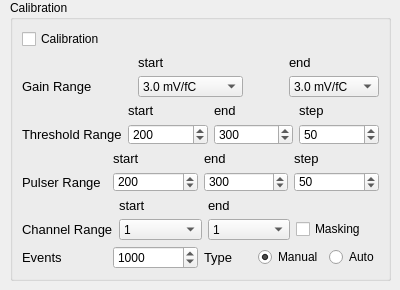
    <widget class="QWidget" name="tab">
     <attribute name="title">
      <string>Tab 1</string>
     </attribute>
     <widget class="QGroupBox" name="groupBox_9">
      <property name="geometry">
       <rect>
        <x>10</x>
        <y>0</y>
        <width>381</width>
        <height>281</height>
       </rect>
      </property>
      <property name="title">
       <string>Calibration</string>
      </property>
      <layout class="QGridLayout" name="gridLayout_8">
       <item row="5" column="1">
        <layout class="QHBoxLayout" name="horizontalLayout_18">
         <item>
          <widget class="QLabel" name="label_32">
           <property name="font">
            <font>
             <pointsize>10</pointsize>
            </font>
           </property>
           <property name="text">
            <string>Type</string>
           </property>
          </widget>
         </item>
         <item>
          <widget class="QRadioButton" name="manCalib_2">
           <property name="font">
            <font>
             <pointsize>9</pointsize>
            </font>
           </property>
           <property name="text">
            <string>Manual</string>
           </property>
           <property name="checked">
            <bool>true</bool>
           </property>
          </widget>
         </item>
         <item>
          <widget class="QRadioButton" name="autoCalib_2">
           <property name="font">
            <font>
             <pointsize>9</pointsize>
            </font>
           </property>
           <property name="text">
            <string>Auto</string>
           </property>
          </widget>
         </item>
        </layout>
       </item>
       <item row="1" column="0" colspan="2">
        <layout class="QGridLayout" name="gridLayout_3" columnstretch="0,0,1,0,0">
         <item row="1" column="2">
          <widget class="QComboBox" name="sg_cal_min_2">
           <property name="font">
            <font>
             <family>Arial</family>
             <pointsize>9</pointsize>
            </font>
           </property>
           <property name="currentIndex">
            <number>2</number>
           </property>
           <item>
            <property name="text">
             <string>0.5 mV/fC</string>
            </property>
           </item>
           <item>
            <property name="text">
             <string>1.0 mV/fC</string>
            </property>
           </item>
           <item>
            <property name="text">
             <string>3.0 mV/fC</string>
            </property>
           </item>
           <item>
            <property name="text">
             <string>4.5 mV/fC</string>
            </property>
           </item>
           <item>
            <property name="text">
             <string>6.0 mV/fC</string>
            </property>
           </item>
           <item>
            <property name="text">
             <string>9.0 mV/fC</string>
            </property>
           </item>
           <item>
            <property name="text">
             <string>12.0 mV/fC</string>
            </property>
           </item>
           <item>
            <property name="text">
             <string>16.0 mV/fC</string>
            </property>
           </item>
          </widget>
         </item>
         <item row="1" column="4">
          <widget class="QComboBox" name="sg_cal_max_2">
           <property name="font">
            <font>
             <family>Arial</family>
             <pointsize>9</pointsize>
            </font>
           </property>
           <property name="currentIndex">
            <number>2</number>
           </property>
           <item>
            <property name="text">
             <string>0.5 mV/fC</string>
            </property>
           </item>
           <item>
            <property name="text">
             <string>1.0 mV/fC</string>
            </property>
           </item>
           <item>
            <property name="text">
             <string>3.0 mV/fC</string>
            </property>
           </item>
           <item>
            <property name="text">
             <string>4.5 mV/fC</string>
            </property>
           </item>
           <item>
            <property name="text">
             <string>6.0 mV/fC</string>
            </property>
           </item>
           <item>
            <property name="text">
             <string>9.0 mV/fC</string>
            </property>
           </item>
           <item>
            <property name="text">
             <string>12.0 mV/fC</string>
            </property>
           </item>
           <item>
            <property name="text">
             <string>16.0 mV/fC</string>
            </property>
           </item>
          </widget>
         </item>
         <item row="1" column="0">
          <widget class="QLabel" name="label_19">
           <property name="font">
            <font>
             <pointsize>10</pointsize>
            </font>
           </property>
           <property name="text">
            <string>Gain Range</string>
           </property>
          </widget>
         </item>
         <item row="0" column="4">
          <widget class="QLabel" name="label_31">
           <property name="font">
            <font>
             <pointsize>10</pointsize>
            </font>
           </property>
           <property name="text">
            <string>end</string>
           </property>
          </widget>
         </item>
         <item row="0" column="2">
          <widget class="QLabel" name="label_30">
           <property name="font">
            <font>
             <pointsize>10</pointsize>
            </font>
           </property>
           <property name="text">
            <string>start</string>
           </property>
          </widget>
         </item>
         <item row="1" column="1">
          <spacer name="horizontalSpacer">
           <property name="orientation">
            <enum>Qt::Horizontal</enum>
           </property>
           <property name="sizeHint" stdset="0">
            <size>
             <width>40</width>
             <height>20</height>
            </size>
           </property>
          </spacer>
         </item>
         <item row="1" column="3">
          <spacer name="horizontalSpacer_2">
           <property name="orientation">
            <enum>Qt::Horizontal</enum>
           </property>
           <property name="sizeHint" stdset="0">
            <size>
             <width>40</width>
             <height>20</height>
            </size>
           </property>
          </spacer>
         </item>
        </layout>
       </item>
       <item row="2" column="0" colspan="2">
        <layout class="QGridLayout" name="gridLayout_5">
         <item row="1" column="1">
          <widget class="QSpinBox" name="sdt_cal_min_2">
           <property name="font">
            <font>
             <family>Arial</family>
             <pointsize>9</pointsize>
            </font>
           </property>
           <property name="maximum">
            <number>1023</number>
           </property>
           <property name="value">
            <number>200</number>
           </property>
          </widget>
         </item>
         <item row="1" column="2">
          <widget class="QSpinBox" name="sdt_cal_max_2">
           <property name="font">
            <font>
             <family>Arial</family>
             <pointsize>9</pointsize>
            </font>
           </property>
           <property name="maximum">
            <number>1023</number>
           </property>
           <property name="value">
            <number>300</number>
           </property>
          </widget>
         </item>
         <item row="1" column="3">
          <widget class="QSpinBox" name="sdt_cal_step_2">
           <property name="font">
            <font>
             <family>Arial</family>
             <pointsize>9</pointsize>
            </font>
           </property>
           <property name="maximum">
            <number>1023</number>
           </property>
           <property name="value">
            <number>50</number>
           </property>
          </widget>
         </item>
         <item row="1" column="0">
          <widget class="QLabel" name="label_26">
           <property name="font">
            <font>
             <pointsize>10</pointsize>
            </font>
           </property>
           <property name="text">
            <string>Threshold Range</string>
           </property>
          </widget>
         </item>
         <item row="0" column="3">
          <widget class="QLabel" name="label_2">
           <property name="font">
            <font>
             <pointsize>10</pointsize>
            </font>
           </property>
           <property name="text">
            <string>step</string>
           </property>
          </widget>
         </item>
         <item row="0" column="2">
          <widget class="QLabel" name="label_16">
           <property name="font">
            <font>
             <pointsize>10</pointsize>
            </font>
           </property>
           <property name="text">
            <string>end</string>
           </property>
          </widget>
         </item>
         <item row="0" column="1">
          <widget class="QLabel" name="label_20">
           <property name="font">
            <font>
             <pointsize>10</pointsize>
            </font>
           </property>
           <property name="text">
            <string>start</string>
           </property>
          </widget>
         </item>
        </layout>
       </item>
       <item row="5" column="0">
        <layout class="QHBoxLayout" name="horizontalLayout_17">
         <item>
          <widget class="QLabel" name="label_24">
           <property name="font">
            <font>
             <pointsize>10</pointsize>
            </font>
           </property>
           <property name="text">
            <string>Events</string>
           </property>
          </widget>
         </item>
         <item>
          <widget class="QSpinBox" name="evCalib_2">
           <property name="font">
            <font>
             <family>Arial</family>
             <pointsize>9</pointsize>
            </font>
           </property>
           <property name="maximum">
            <number>50000</number>
           </property>
           <property name="singleStep">
            <number>100</number>
           </property>
           <property name="value">
            <number>1000</number>
           </property>
          </widget>
         </item>
        </layout>
       </item>
       <item row="3" column="0" colspan="2">
        <layout class="QGridLayout" name="gridLayout_6">
         <item row="1" column="2">
          <widget class="QSpinBox" name="sdp_cal_max_2">
           <property name="font">
            <font>
             <family>Arial</family>
             <pointsize>9</pointsize>
            </font>
           </property>
           <property name="maximum">
            <number>1023</number>
           </property>
           <property name="value">
            <number>300</number>
           </property>
          </widget>
         </item>
         <item row="1" column="0">
          <widget class="QLabel" name="label_25">
           <property name="font">
            <font>
             <pointsize>10</pointsize>
            </font>
           </property>
           <property name="text">
            <string>Pulser Range</string>
           </property>
          </widget>
         </item>
         <item row="1" column="1">
          <widget class="QSpinBox" name="sdp_cal_min_2">
           <property name="font">
            <font>
             <family>Arial</family>
             <pointsize>9</pointsize>
            </font>
           </property>
           <property name="maximum">
            <number>1023</number>
           </property>
           <property name="value">
            <number>200</number>
           </property>
          </widget>
         </item>
         <item row="1" column="3">
          <widget class="QSpinBox" name="sdp_cal_step_2">
           <property name="font">
            <font>
             <family>Arial</family>
             <pointsize>9</pointsize>
            </font>
           </property>
           <property name="maximum">
            <number>1023</number>
           </property>
           <property name="value">
            <number>50</number>
           </property>
          </widget>
         </item>
         <item row="0" column="1">
          <widget class="QLabel" name="label_21">
           <property name="font">
            <font>
             <pointsize>10</pointsize>
            </font>
           </property>
           <property name="text">
            <string>start</string>
           </property>
          </widget>
         </item>
         <item row="0" column="2">
          <widget class="QLabel" name="label_22">
           <property name="font">
            <font>
             <pointsize>10</pointsize>
            </font>
           </property>
           <property name="text">
            <string>end</string>
           </property>
          </widget>
         </item>
         <item row="0" column="3">
          <widget class="QLabel" name="label_23">
           <property name="font">
            <font>
             <pointsize>10</pointsize>
            </font>
           </property>
           <property name="text">
            <string>step</string>
           </property>
          </widget>
         </item>
        </layout>
       </item>
       <item row="4" column="0" colspan="2">
        <layout class="QGridLayout" name="gridLayout_7">
         <item row="1" column="1">
          <widget class="QComboBox" name="chRange_calib_min_2">
           <property name="font">
            <font>
             <family>Arial</family>
             <pointsize>9</pointsize>
            </font>
           </property>
           <item>
            <property name="text">
             <string>1</string>
            </property>
           </item>
           <item>
            <property name="text">
             <string>2</string>
            </property>
           </item>
           <item>
            <property name="text">
             <string>3</string>
            </property>
           </item>
           <item>
            <property name="text">
             <string>4</string>
            </property>
           </item>
           <item>
            <property name="text">
             <string>5</string>
            </property>
           </item>
           <item>
            <property name="text">
             <string>6</string>
            </property>
           </item>
           <item>
            <property name="text">
             <string>7</string>
            </property>
           </item>
           <item>
            <property name="text">
             <string>8</string>
            </property>
           </item>
           <item>
            <property name="text">
             <string>9</string>
            </property>
           </item>
           <item>
            <property name="text">
             <string>10</string>
            </property>
           </item>
           <item>
            <property name="text">
             <string>11</string>
            </property>
           </item>
           <item>
            <property name="text">
             <string>12</string>
            </property>
           </item>
           <item>
            <property name="text">
             <string>13</string>
            </property>
           </item>
           <item>
            <property name="text">
             <string>14</string>
            </property>
           </item>
           <item>
            <property name="text">
             <string>15</string>
            </property>
           </item>
           <item>
            <property name="text">
             <string>16</string>
            </property>
           </item>
           <item>
            <property name="text">
             <string>17</string>
            </property>
           </item>
           <item>
            <property name="text">
             <string>18</string>
            </property>
           </item>
           <item>
            <property name="text">
             <string>19</string>
            </property>
           </item>
           <item>
            <property name="text">
             <string>20</string>
            </property>
           </item>
           <item>
            <property name="text">
             <string>21</string>
            </property>
           </item>
           <item>
            <property name="text">
             <string>22</string>
            </property>
           </item>
           <item>
            <property name="text">
             <string>23</string>
            </property>
           </item>
           <item>
            <property name="text">
             <string>24</string>
            </property>
           </item>
           <item>
            <property name="text">
             <string>25</string>
            </property>
           </item>
           <item>
            <property name="text">
             <string>26</string>
            </property>
           </item>
           <item>
            <property name="text">
             <string>27</string>
            </property>
           </item>
           <item>
            <property name="text">
             <string>28</string>
            </property>
           </item>
           <item>
            <property name="text">
             <string>29</string>
            </property>
           </item>
           <item>
            <property name="text">
             <string>30</string>
            </property>
           </item>
           <item>
            <property name="text">
             <string>31</string>
            </property>
           </item>
           <item>
            <property name="text">
             <string>32</string>
            </property>
           </item>
           <item>
            <property name="text">
             <string>33</string>
            </property>
           </item>
           <item>
            <property name="text">
             <string>34</string>
            </property>
           </item>
           <item>
            <property name="text">
             <string>35</string>
            </property>
           </item>
           <item>
            <property name="text">
             <string>36</string>
            </property>
           </item>
           <item>
            <property name="text">
             <string>37</string>
            </property>
           </item>
           <item>
            <property name="text">
             <string>38</string>
            </property>
           </item>
           <item>
            <property name="text">
             <string>39</string>
            </property>
           </item>
           <item>
            <property name="text">
             <string>40</string>
            </property>
           </item>
           <item>
            <property name="text">
             <string>41</string>
            </property>
           </item>
           <item>
            <property name="text">
             <string>42</string>
            </property>
           </item>
           <item>
            <property name="text">
             <string>43</string>
            </property>
           </item>
           <item>
            <property name="text">
             <string>44</string>
            </property>
           </item>
           <item>
            <property name="text">
             <string>45</string>
            </property>
           </item>
           <item>
            <property name="text">
             <string>46</string>
            </property>
           </item>
           <item>
            <property name="text">
             <string>47</string>
            </property>
           </item>
           <item>
            <property name="text">
             <string>48</string>
            </property>
           </item>
           <item>
            <property name="text">
             <string>49</string>
            </property>
           </item>
           <item>
            <property name="text">
             <string>50</string>
            </property>
           </item>
           <item>
            <property name="text">
             <string>51</string>
            </property>
           </item>
           <item>
            <property name="text">
             <string>52</string>
            </property>
           </item>
           <item>
            <property name="text">
             <string>53</string>
            </property>
           </item>
           <item>
            <property name="text">
             <string>54</string>
            </property>
           </item>
           <item>
            <property name="text">
             <string>55</string>
            </property>
           </item>
           <item>
            <property name="text">
             <string>56</string>
            </property>
           </item>
           <item>
            <property name="text">
             <string>57</string>
            </property>
           </item>
           <item>
            <property name="text">
             <string>58</string>
            </property>
           </item>
           <item>
            <property name="text">
             <string>59</string>
            </property>
           </item>
           <item>
            <property name="text">
             <string>60</string>
            </property>
           </item>
           <item>
            <property name="text">
             <string>61</string>
            </property>
           </item>
           <item>
            <property name="text">
             <string>62</string>
            </property>
           </item>
           <item>
            <property name="text">
             <string>63</string>
            </property>
           </item>
           <item>
            <property name="text">
             <string>64</string>
            </property>
           </item>
          </widget>
         </item>
         <item row="1" column="2">
          <widget class="QComboBox" name="chRange_calib_max_2">
           <property name="font">
            <font>
             <family>Arial</family>
             <pointsize>9</pointsize>
            </font>
           </property>
           <item>
            <property name="text">
             <string>1</string>
            </property>
           </item>
           <item>
            <property name="text">
             <string>2</string>
            </property>
           </item>
           <item>
            <property name="text">
             <string>3</string>
            </property>
           </item>
           <item>
            <property name="text">
             <string>4</string>
            </property>
           </item>
           <item>
            <property name="text">
             <string>5</string>
            </property>
           </item>
           <item>
            <property name="text">
             <string>6</string>
            </property>
           </item>
           <item>
            <property name="text">
             <string>7</string>
            </property>
           </item>
           <item>
            <property name="text">
             <string>8</string>
            </property>
           </item>
           <item>
            <property name="text">
             <string>9</string>
            </property>
           </item>
           <item>
            <property name="text">
             <string>10</string>
            </property>
           </item>
           <item>
            <property name="text">
             <string>11</string>
            </property>
           </item>
           <item>
            <property name="text">
             <string>12</string>
            </property>
           </item>
           <item>
            <property name="text">
             <string>13</string>
            </property>
           </item>
           <item>
            <property name="text">
             <string>14</string>
            </property>
           </item>
           <item>
            <property name="text">
             <string>15</string>
            </property>
           </item>
           <item>
            <property name="text">
             <string>16</string>
            </property>
           </item>
           <item>
            <property name="text">
             <string>17</string>
            </property>
           </item>
           <item>
            <property name="text">
             <string>18</string>
            </property>
           </item>
           <item>
            <property name="text">
             <string>19</string>
            </property>
           </item>
           <item>
            <property name="text">
             <string>20</string>
            </property>
           </item>
           <item>
            <property name="text">
             <string>21</string>
            </property>
           </item>
           <item>
            <property name="text">
             <string>22</string>
            </property>
           </item>
           <item>
            <property name="text">
             <string>23</string>
            </property>
           </item>
           <item>
            <property name="text">
             <string>24</string>
            </property>
           </item>
           <item>
            <property name="text">
             <string>25</string>
            </property>
           </item>
           <item>
            <property name="text">
             <string>26</string>
            </property>
           </item>
           <item>
            <property name="text">
             <string>27</string>
            </property>
           </item>
           <item>
            <property name="text">
             <string>28</string>
            </property>
           </item>
           <item>
            <property name="text">
             <string>29</string>
            </property>
           </item>
           <item>
            <property name="text">
             <string>30</string>
            </property>
           </item>
           <item>
            <property name="text">
             <string>31</string>
            </property>
           </item>
           <item>
            <property name="text">
             <string>32</string>
            </property>
           </item>
           <item>
            <property name="text">
             <string>33</string>
            </property>
           </item>
           <item>
            <property name="text">
             <string>34</string>
            </property>
           </item>
           <item>
            <property name="text">
             <string>35</string>
            </property>
           </item>
           <item>
            <property name="text">
             <string>36</string>
            </property>
           </item>
           <item>
            <property name="text">
             <string>37</string>
            </property>
           </item>
           <item>
            <property name="text">
             <string>38</string>
            </property>
           </item>
           <item>
            <property name="text">
             <string>39</string>
            </property>
           </item>
           <item>
            <property name="text">
             <string>40</string>
            </property>
           </item>
           <item>
            <property name="text">
             <string>41</string>
            </property>
           </item>
           <item>
            <property name="text">
             <string>42</string>
            </property>
           </item>
           <item>
            <property name="text">
             <string>43</string>
            </property>
           </item>
           <item>
            <property name="text">
             <string>44</string>
            </property>
           </item>
           <item>
            <property name="text">
             <string>45</string>
            </property>
           </item>
           <item>
            <property name="text">
             <string>46</string>
            </property>
           </item>
           <item>
            <property name="text">
             <string>47</string>
            </property>
           </item>
           <item>
            <property name="text">
             <string>48</string>
            </property>
           </item>
           <item>
            <property name="text">
             <string>49</string>
            </property>
           </item>
           <item>
            <property name="text">
             <string>50</string>
            </property>
           </item>
           <item>
            <property name="text">
             <string>51</string>
            </property>
           </item>
           <item>
            <property name="text">
             <string>52</string>
            </property>
           </item>
           <item>
            <property name="text">
             <string>53</string>
            </property>
           </item>
           <item>
            <property name="text">
             <string>54</string>
            </property>
           </item>
           <item>
            <property name="text">
             <string>55</string>
            </property>
           </item>
           <item>
            <property name="text">
             <string>56</string>
            </property>
           </item>
           <item>
            <property name="text">
             <string>57</string>
            </property>
           </item>
           <item>
            <property name="text">
             <string>58</string>
            </property>
           </item>
           <item>
            <property name="text">
             <string>59</string>
            </property>
           </item>
           <item>
            <property name="text">
             <string>60</string>
            </property>
           </item>
           <item>
            <property name="text">
             <string>61</string>
            </property>
           </item>
           <item>
            <property name="text">
             <string>62</string>
            </property>
           </item>
           <item>
            <property name="text">
             <string>63</string>
            </property>
           </item>
           <item>
            <property name="text">
             <string>64</string>
            </property>
           </item>
          </widget>
         </item>
         <item row="1" column="3">
          <widget class="QCheckBox" name="masking_calib_2">
           <property name="font">
            <font>
             <pointsize>9</pointsize>
            </font>
           </property>
           <property name="text">
            <string>Masking</string>
           </property>
          </widget>
         </item>
         <item row="1" column="0">
          <widget class="QLabel" name="label_27">
           <property name="font">
            <font>
             <pointsize>10</pointsize>
            </font>
           </property>
           <property name="text">
            <string>Channel Range</string>
           </property>
          </widget>
         </item>
         <item row="0" column="1">
          <widget class="QLabel" name="label_28">
           <property name="font">
            <font>
             <pointsize>10</pointsize>
            </font>
           </property>
           <property name="text">
            <string>start</string>
           </property>
          </widget>
         </item>
         <item row="0" column="2">
          <widget class="QLabel" name="label_29">
           <property name="font">
            <font>
             <pointsize>10</pointsize>
            </font>
           </property>
           <property name="text">
            <string>end</string>
           </property>
          </widget>
         </item>
        </layout>
       </item>
       <item row="0" column="0">
        <widget class="QCheckBox" name="calibration">
         <property name="font">
          <font>
           <family>Arial</family>
           <pointsize>9</pointsize>
          </font>
         </property>
         <property name="text">
          <string>Calibration</string>
         </property>
        </widget>
       </item>
      </layout>
     </widget>
    </widget>
